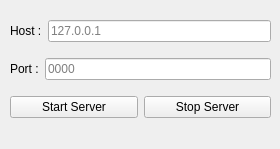
       <widget class="QWidget" name="tab_2">
        <attribute name="title">
         <string>Server</string>
        </attribute>
        <widget class="QWidget" name="layoutWidget11">
         <property name="geometry">
          <rect>
           <x>10</x>
           <y>10</y>
           <width>261</width>
           <height>121</height>
          </rect>
         </property>
         <layout class="QVBoxLayout" name="verticalLayout_8">
          <item>
           <layout class="QHBoxLayout" name="horizontalLayout_6">
            <item>
             <widget class="QLabel" name="label_3">
              <property name="text">
               <string>Host :</string>
              </property>
             </widget>
            </item>
            <item>
             <widget class="QLineEdit" name="serverHost">
              <property name="placeholderText">
               <string>127.0.0.1</string>
              </property>
             </widget>
            </item>
           </layout>
          </item>
          <item>
           <layout class="QHBoxLayout" name="horizontalLayout_7">
            <item>
             <widget class="QLabel" name="label_4">
              <property name="text">
               <string>Port :</string>
              </property>
             </widget>
            </item>
            <item>
             <widget class="QLineEdit" name="serverPort">
              <property name="placeholderText">
               <string>0000</string>
              </property>
             </widget>
            </item>
           </layout>
          </item>
          <item>
           <layout class="QHBoxLayout" name="horizontalLayout_8">
            <item>
             <widget class="QPushButton" name="startServerBtn">
              <property name="text">
               <string>Start Server</string>
              </property>
             </widget>
            </item>
            <item>
             <widget class="QPushButton" name="stopServerBtn">
              <property name="text">
               <string>Stop Server</string>
              </property>
             </widget>
            </item>
           </layout>
          </item>
         </layout>
        </widget>
        <widget class="QCheckBox" name="calculateScoreFlag">
         <property name="geometry">
          <rect>
           <x>10</x>
           <y>140</y>
           <width>0</width>
           <height>0</height>
          </rect>
         </property>
         <property name="text">
          <string/>
         </property>
         <property name="iconSize">
          <size>
           <width>0</width>
           <height>0</height>
          </size>
         </property>
         <property name="checkable">
          <bool>true</bool>
         </property>
         <property name="tristate">
          <bool>false</bool>
         </property>
        </widget>
       </widget>
